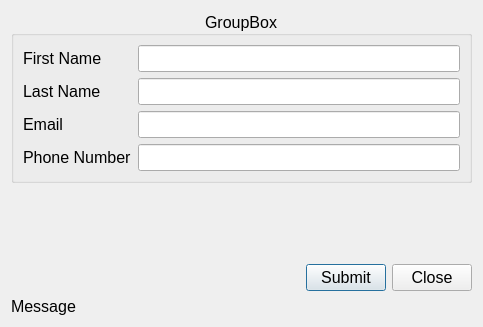
<?xml version="1.0" encoding="UTF-8"?>
<ui version="4.0">
 <class>d_Person</class>
 <widget class="QDialog" name="d_Person">
  <property name="windowModality">
   <enum>Qt::WindowModality::ApplicationModal</enum>
  </property>
  <property name="geometry">
   <rect>
    <x>0</x>
    <y>0</y>
    <width>483</width>
    <height>327</height>
   </rect>
  </property>
  <property name="font">
   <font>
    <pointsize>12</pointsize>
   </font>
  </property>
  <property name="windowTitle">
   <string>Sample_Application</string>
  </property>
  <property name="windowIcon">
   <iconset resource="../../Icons/Icons.qrc">
    <normaloff>:/Main/dollar.png</normaloff>:/Main/dollar.png</iconset>
  </property>
  <layout class="QGridLayout" name="gridLayout">
   <item row="2" column="1">
    <widget class="QPushButton" name="pb_submit">
     <property name="text">
      <string>Submit</string>
     </property>
     <property name="icon">
      <iconset resource="../../Icons/Icons.qrc">
       <normaloff>:/Buttons/check3.png</normaloff>:/Buttons/check3.png</iconset>
     </property>
    </widget>
   </item>
   <item row="2" column="2">
    <widget class="QPushButton" name="pb_close">
     <property name="text">
      <string>Close</string>
     </property>
     <property name="icon">
      <iconset resource="../../Icons/Icons.qrc">
       <normaloff>:/Buttons/cross.png</normaloff>:/Buttons/cross.png</iconset>
     </property>
    </widget>
   </item>
   <item row="2" column="0">
    <spacer name="horizontalSpacer">
     <property name="orientation">
      <enum>Qt::Orientation::Horizontal</enum>
     </property>
     <property name="sizeHint" stdset="0">
      <size>
       <width>40</width>
       <height>20</height>
      </size>
     </property>
    </spacer>
   </item>
   <item row="1" column="0" colspan="3">
    <spacer name="verticalSpacer">
     <property name="orientation">
      <enum>Qt::Orientation::Vertical</enum>
     </property>
     <property name="sizeHint" stdset="0">
      <size>
       <width>20</width>
       <height>40</height>
      </size>
     </property>
    </spacer>
   </item>
   <item row="0" column="0" colspan="3">
    <widget class="QGroupBox" name="gb_Person">
     <property name="acceptDrops">
      <bool>false</bool>
     </property>
     <property name="title">
      <string>GroupBox</string>
     </property>
     <property name="alignment">
      <set>Qt::AlignmentFlag::AlignCenter</set>
     </property>
     <layout class="QFormLayout" name="formLayout">
      <item row="0" column="0">
       <widget class="QLabel" name="label">
        <property name="text">
         <string>First Name</string>
        </property>
       </widget>
      </item>
      <item row="0" column="1">
       <widget class="QLineEdit" name="le_first_name"/>
      </item>
      <item row="1" column="1">
       <widget class="QLineEdit" name="le_last_name"/>
      </item>
      <item row="1" column="0">
       <widget class="QLabel" name="label_2">
        <property name="text">
         <string>Last Name</string>
        </property>
       </widget>
      </item>
      <item row="2" column="0">
       <widget class="QLabel" name="label_3">
        <property name="text">
         <string>Email</string>
        </property>
       </widget>
      </item>
      <item row="3" column="0">
       <widget class="QLabel" name="label_4">
        <property name="text">
         <string>Phone Number</string>
        </property>
       </widget>
      </item>
      <item row="2" column="1">
       <widget class="QLineEdit" name="le_email"/>
      </item>
      <item row="3" column="1">
       <widget class="QLineEdit" name="le_phoneNumber"/>
      </item>
     </layout>
    </widget>
   </item>
   <item row="3" column="0" colspan="3">
    <widget class="QLabel" name="lb_message">
     <property name="text">
      <string>Message</string>
     </property>
    </widget>
   </item>
  </layout>
 </widget>
 <tabstops>
  <tabstop>le_first_name</tabstop>
  <tabstop>le_last_name</tabstop>
  <tabstop>le_email</tabstop>
  <tabstop>le_phoneNumber</tabstop>
  <tabstop>pb_submit</tabstop>
  <tabstop>pb_close</tabstop>
 </tabstops>
 <resources>
  <include location="../../Icons/Icons.qrc"/>
 </resources>
 <connections/>
</ui>
